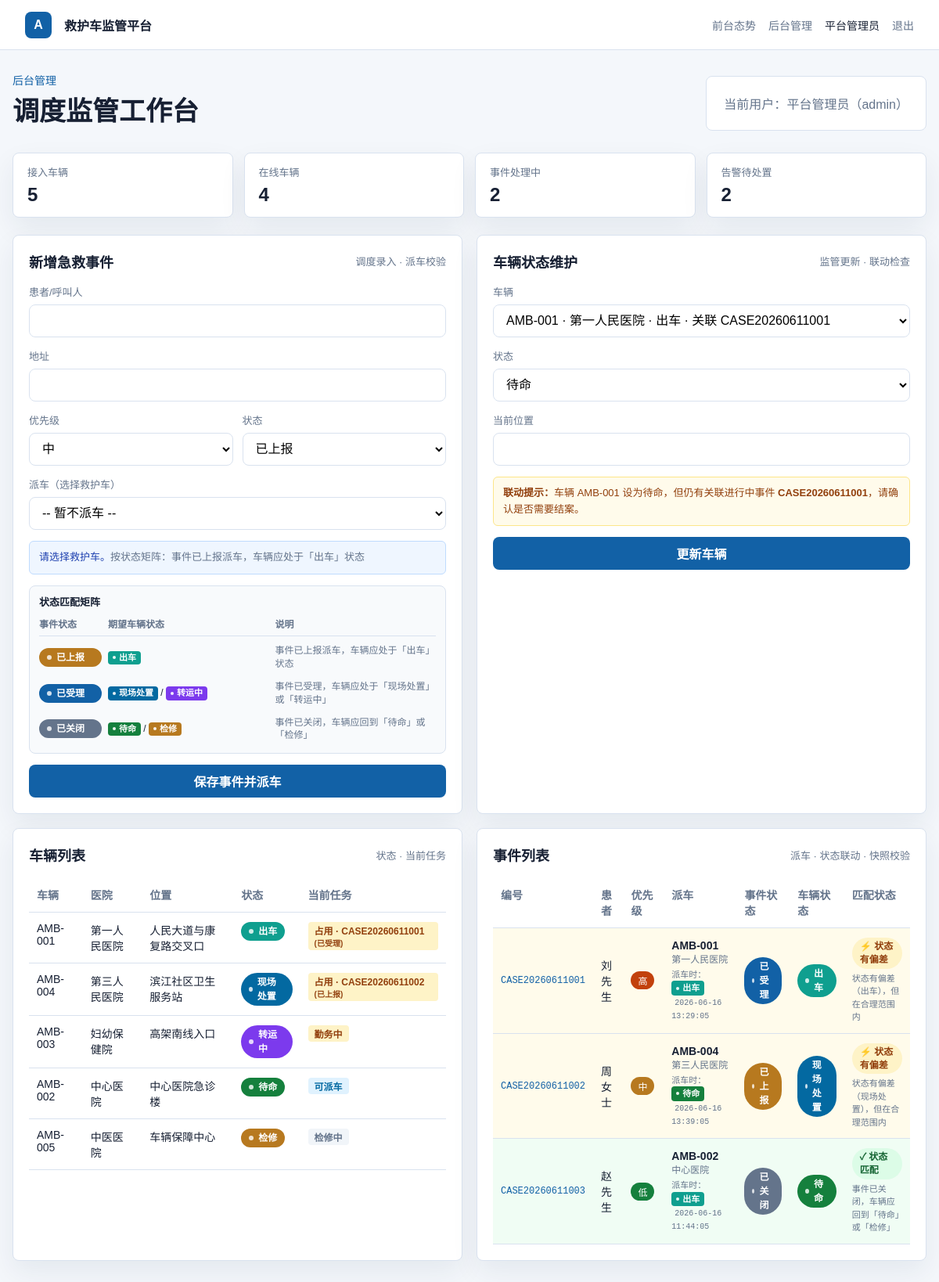
The page /admin (signed in) on the database its author committed.
### tables this page shows
CREATE TABLE IF NOT EXISTS ambulances (
    id INT AUTO_INCREMENT PRIMARY KEY,
    code VARCHAR(30) NOT NULL UNIQUE,
    plate_no VARCHAR(30) NOT NULL,
    hospital VARCHAR(120) NOT NULL,
    driver_name VARCHAR(50) NOT NULL,
    status VARCHAR(30) NOT NULL,
    location VARCHAR(160) NOT NULL,
    updated_at TIMESTAMP DEFAULT CURRENT_TIMESTAMP ON UPDATE CURRENT_TIMESTAMP
);

CREATE TABLE IF NOT EXISTS emergency_cases (
    id INT AUTO_INCREMENT PRIMARY KEY,
    case_no VARCHAR(40) NOT NULL UNIQUE,
    patient_name VARCHAR(80) NOT NULL,
    priority VARCHAR(20) NOT NULL,
    address VARCHAR(180) NOT NULL,
    status VARCHAR(30) NOT NULL,
    assigned_ambulance VARCHAR(30) NULL,
    dispatch_vehicle_status VARCHAR(30) NULL,
    dispatched_at TIMESTAMP NULL DEFAULT NULL,
    created_at TIMESTAMP DEFAULT CURRENT_TIMESTAMP
);

### templates/admin.php (the view, shortened to what the rows shown need)
<section class="admin-head">
    <div>
        <h1>调度监管工作台</h1>
    </div>
</section>
<section class="grid two">
    <div class="panel">
        <div class="panel-head">
            <h2>新增急救事件</h2>
        </div>
    </div>
    <div class="panel">
        <div class="panel-head">
            <h2>车辆状态维护</h2>
        </div>
    </div>
</section>
<section class="grid two">
    <div class="panel">
        <div class="panel-head">
            <h2>车辆列表</h2>
        </div>
        <table>
            <thead>
                <tr>
                    <th>车辆</th>
                    <th>医院</th>
                    <th>位置</th>
                    <th>状态</th>
                    <th>当前任务</th>
                </tr>
            </thead>
            <tbody>
            <?php foreach ($ambulances as $ambulance): ?>
                <tr>
                    <td><?= h($ambulance['code']) ?></td>
                    <td><?= h($ambulance['hospital']) ?></td>
                    <td><?= h($ambulance['location']) ?></td>
                    <td>
                        <span class="status-tag <?= statusClass($ambulance['status']) ?>">
                            <?= statusText($ambulance['status']) ?>
                        </span>
                    </td>
                    <td>
                        <?php if (!empty($ambulance['active_case_no'])): ?>
                            <span class="dispatch-tag busy">
                                占用 · <?= h($ambulance['active_case_no']) ?>
                                <small>(<?= statusText($ambulance['active_case_status']) ?>)</small>
                            </span>
                        <?php elseif ($ambulance['status'] === 'standby'): ?>
                            <span class="dispatch-tag">可派车</span>
                        <?php elseif ($ambulance['status'] === 'maintenance'): ?>
                            <span class="dispatch-tag none">检修中</span>
                        <?php else: ?>
                            <span class="dispatch-tag busy">勤务中</span>
                        <?php endif; ?>
                    </td>
                </tr>
            <?php endforeach; ?>
            </tbody>
        </table>
    </div>
    <div class="panel">
        <div class="panel-head">
            <h2>事件列表</h2>
        </div>
        <table class="case-table">
            <thead>
                <tr>
                    <th>编号</th>
                    <th>患者</th>
                    <th>优先级</th>
                    <th>派车</th>
                    <th>事件状态</th>
                    <th>车辆状态</th>
                    <th>匹配状态</th>
                </tr>
            </thead>
            <tbody>
            <?php foreach ($cases as $case): ?>
                <?php
                    $hasAmbulance = !empty($case['assigned_ambulance']);
                    $match = checkCaseVehicleStatusMatch(
                        $case['status'],
                        $case['ambulance_status'] ?? null,
                        $hasAmbulance
                    );
                ?>
                <tr class="case-row-<?= $match['level'] ?>">
                    <td class="case-link"><?= h($case['case_no']) ?></td>
                    <td><?= h($case['patient_name']) ?></td>
                    <td><span class="badge priority-<?= h($case['priority']) ?>"><?= priorityText($case['priority']) ?></span></td>
                    <td>
                        <?php if ($hasAmbulance): ?>
                            <div>
                                <strong><?= h($case['assigned_ambulance']) ?></strong>
                                <?php if (!empty($case['ambulance_hospital'])): ?>
                                    <div style="font-size:12px;color:var(--muted)"><?= h($case['ambulance_hospital']) ?></div>
                                <?php endif; ?>
                                <?php if (!empty($case['dispatch_vehicle_status'])): ?>
                                    <div class="snapshot-info">
                                        派车时：<span class="status-tag-small status-<?= h($case['dispatch_vehicle_status']) ?>"><?= statusText($case['dispatch_vehicle_status']) ?></span>
                                        <?php if (!empty($case['dispatched_at'])): ?>
                                            <span class="snapshot-time"><?= h($case['dispatched_at']) ?></span>
                                        <?php endif; ?>
                                    </div>
                                <?php endif; ?>
                            </div>
                        <?php else: ?>
                            <span class="dispatch-tag none">待派车</span>
                        <?php endif; ?>
                    </td>
                    <td>
                        <span class="status-tag <?= statusClass($case['status']) ?>">
                            <?= statusText($case['status']) ?>
                        </span>
                    </td>
                    <td>
                        <?php if ($hasAmbulance && !empty($case['ambulance_status'])): ?>
                            <span class="status-tag <?= statusClass($case['ambulance_status']) ?>">
                                <?= statusText($case['ambulance_status']) ?>
                            </span>
                        <?php elseif ($hasAmbulance): ?>
                            <span style="color:var(--muted);font-size:12px">车辆已移除</span>
                        <?php else: ?>
                            <span style="color:var(--muted);font-size:13px">—</span>
                        <?php endif; ?>
                    </td>
                    <td>
                        <?php if ($match['level'] === 'match'): ?>
                            <span class="match-badge match">✓ <?= matchLevelText($match['level']) ?></span>
                        <?php elseif ($match['level'] === 'warn'): ?>
                            <span class="match-badge warn">⚡ <?= matchLevelText($match['level']) ?></span>
                        <?php elseif ($match['level'] === 'error'): ?>
                            <span class="match-badge error">⚠ <?= matchLevelText($match['level']) ?></span>
                        <?php else: ?>
                            <span class="match-badge none">— <?= matchLevelText($match['level']) ?></span>
                        <?php endif; ?>
                        <?php if ($match['level'] !== 'none' && $match['level'] !== 'match'): ?>
                            <div class="match-reason"><?= h($match['reason']) ?></div>
                        <?php endif; ?>
                        <?php if ($match['level'] === 'match'): ?>
                            <div class="match-reason muted"><?= h($match['expected']) ?></div>
                        <?php endif; ?>
                    </td>
                </tr>
            <?php endforeach; ?>
            </tbody>
        </table>
    </div>
</section>
<?php
require __DIR__ . '/layout.php';

### rows shown on the page
ambulances: code "AMB-001", hospital "第一人民医院", location "人民大道与康复路交叉口", status "出车", active_case_no "CASE20260611001", active_case_status "已受理"
ambulances: code "AMB-004", hospital "第三人民医院", location "滨江社区卫生服务站", status "现场处置", active_case_no "CASE20260611002", active_case_status "已上报"
ambulances: code "AMB-003", hospital "妇幼保健院", location "高架南线入口", status "转运中", shows "勤务中"
ambulances: code "AMB-002", hospital "中心医院", location "中心医院急诊楼", status "待命", shows "可派车"
ambulances: code "AMB-005", hospital "中医医院", location "车辆保障中心", status "检修", shows "检修中"
emergency_cases: case_no "CASE20260611001", patient_name "刘先生", priority "高", assigned_ambulance "AMB-001", ambulances.hospital "第一人民医院", dispatch_vehicle_status "出车", dispatched_at "2026-06-16 13:29:05", status "已受理", ambulances.status "出车", level "状态有偏差", reason "状态有偏差（出车），但在合理范围内"
emergency_cases: case_no "CASE20260611002", patient_name "周女士", priority "中", assigned_ambulance "AMB-004", ambulances.hospital "第三人民医院", dispatch_vehicle_status "待命", dispatched_at "2026-06-16 13:39:05", status "已上报", ambulances.status "现场处置", level "状态有偏差", reason "状态有偏差（现场处置），但在合理范围内"
emergency_cases: case_no "CASE20260611003", patient_name "赵先生", priority "低", assigned_ambulance "AMB-002", ambulances.hospital "中心医院", dispatch_vehicle_status "出车", dispatched_at "2026-06-16 11:44:05", status "已关闭", ambulances.status "待命", level "状态匹配", expected "事件已关闭，车辆应回到「待命」或「检修」"

### other values the page prints
$user['name'] "平台管理员"
$user['role'] "admin"
$overview['ambulances_total'] "5"
$overview['ambulances_online'] "4"
$overview['active_cases'] "2"
$overview['alerts'] "2"
$rule['label'] "已上报"
statusText($s) "出车"
$rule['description'] "事件已上报派车，车辆应处于「出车」状态"
$rule['label'] "已受理"
statusText($s) "现场处置"
statusText($s) "转运中"
$rule['description'] "事件已受理，车辆应处于「现场处置」或「转运中」"
$rule['label'] "已关闭"
statusText($s) "待命"
